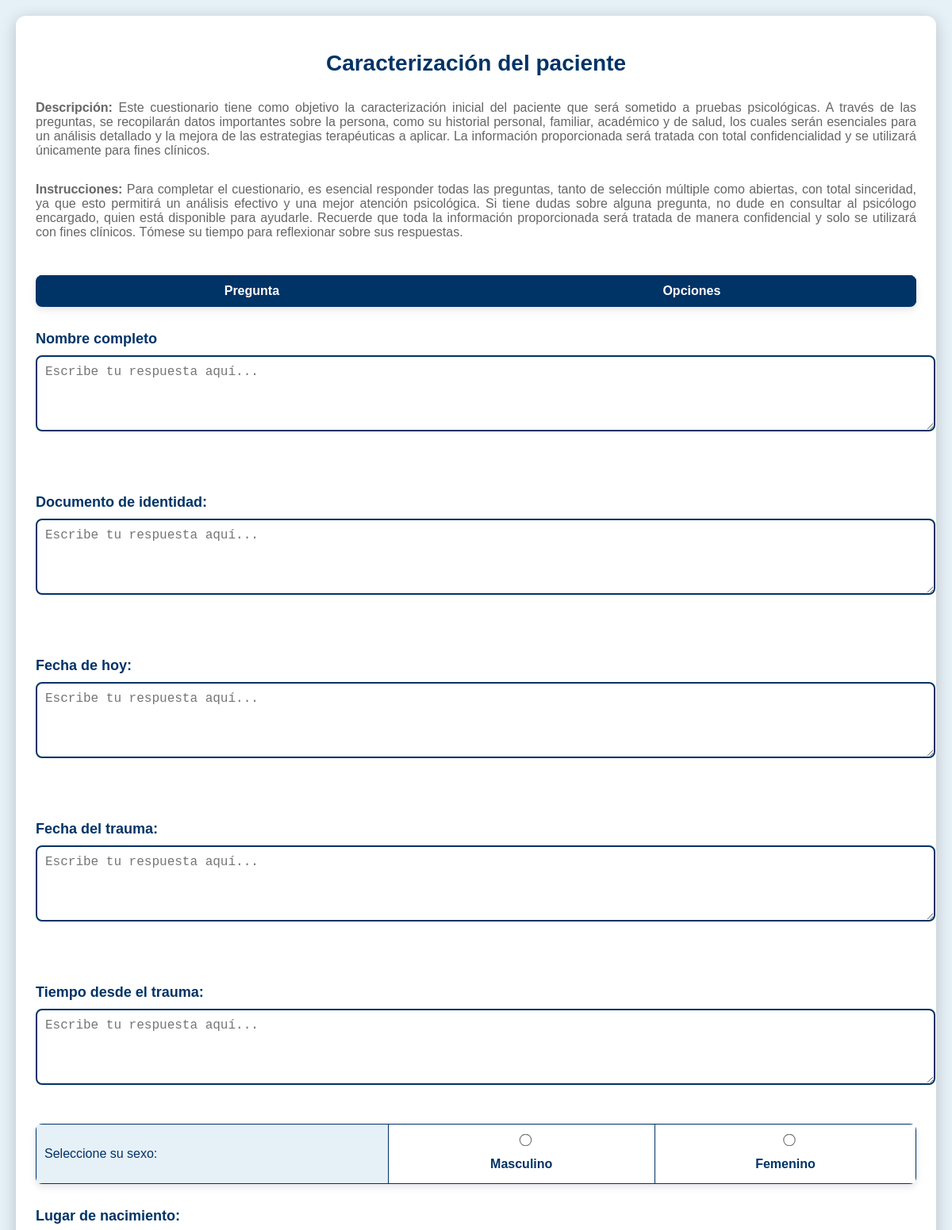
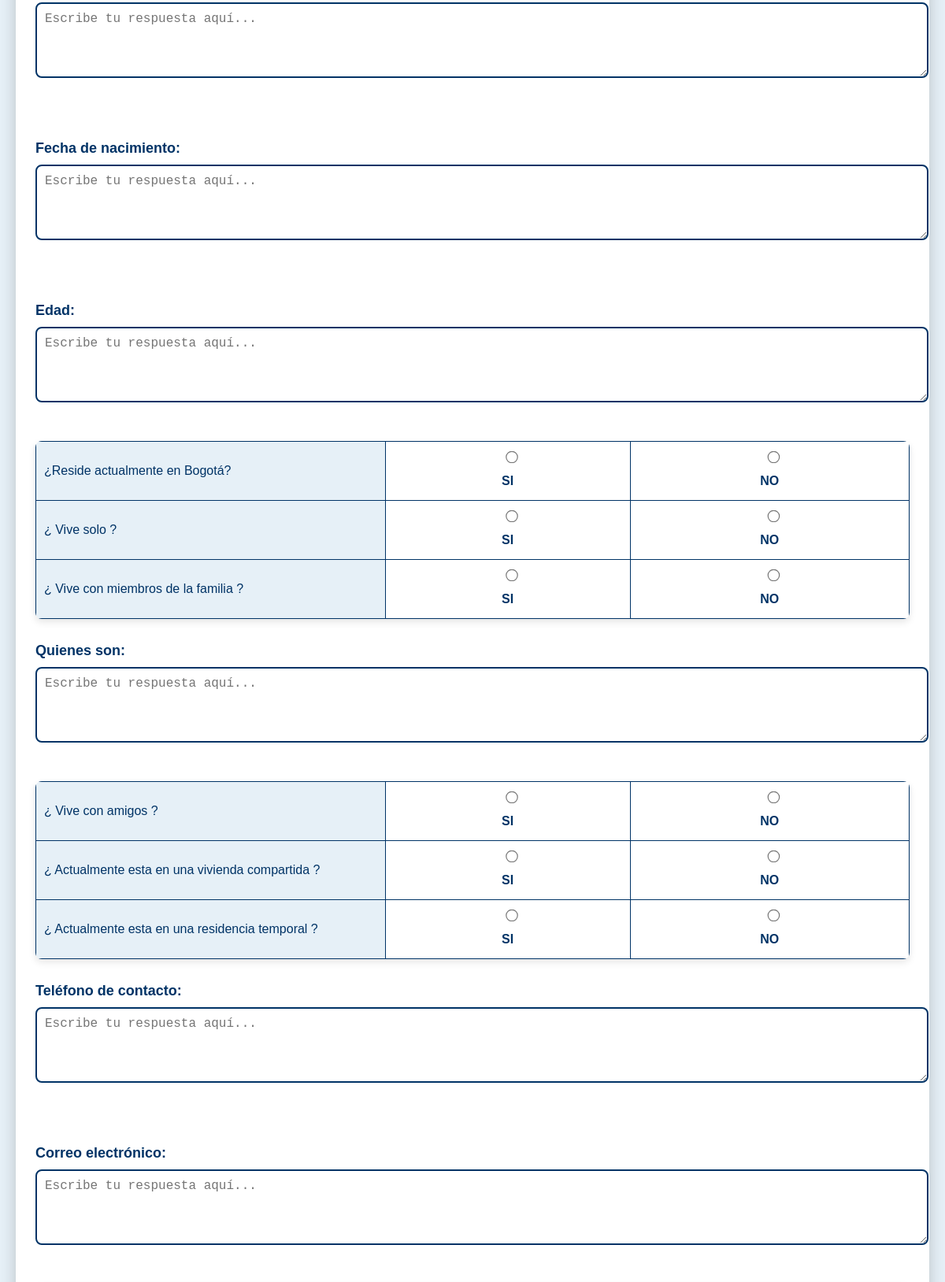
Page /responder.php?id=13 (upper part) on the committed database (2 pictures, top to bottom).
### tables this page shows
CREATE TABLE `cuestionario` (
  `id` int(11) NOT NULL,
  `titulo` varchar(255) NOT NULL,
  `descripcion` text DEFAULT NULL,
  `instrucciones` text DEFAULT NULL
);

CREATE TABLE `preguntascuestionario` (
  `id` int(11) NOT NULL,
  `id_cuestionario` int(11) DEFAULT NULL,
  `id_pregunta` varchar(255) DEFAULT NULL
);

CREATE TABLE `pregunta` (
  `id` varchar(255) NOT NULL,
  `pregunta` varchar(255) NOT NULL,
  `op_pregunta1` varchar(255) DEFAULT NULL,
  `op_pregunta2` varchar(255) DEFAULT NULL,
  `op_pregunta3` varchar(255) DEFAULT NULL,
  `op_pregunta4` varchar(255) DEFAULT NULL,
  `op_pregunta5` varchar(255) DEFAULT NULL,
  `op_pregunta6` varchar(255) DEFAULT NULL,
  `op_pregunta7` varchar(255) DEFAULT NULL,
  `tipo_pregunta` varchar(20) DEFAULT NULL,
  `op_pregunta8` varchar(255) DEFAULT NULL,
  `op_pregunta9` varchar(255) DEFAULT NULL,
  `op_pregunta10` varchar(255) DEFAULT NULL,
  `op_pregunta11` varchar(255) DEFAULT NULL
);

### responder.php (the view, shortened to what this page needs)
<?php
$servername = "localhost";
$username = "root";
$password = "MyCLFDBss8**";
$dbname = "proyectopsicologia";
$conn = new mysqli($servername, $username, $password, $dbname);
$idCuestionario = isset($_GET['id']) ? intval($_GET['id']) : 0;
$sqlCuestionario = "
    SELECT titulo, descripcion, instrucciones
    FROM cuestionario
    WHERE id = $idCuestionario";
$resultCuestionario = $conn->query($sqlCuestionario);
if ($resultCuestionario->num_rows > 0) {
    $cuestionario = $resultCuestionario->fetch_assoc();
} else {
    echo "No se encontró el cuestionario.";
    exit;
}
$sqlPreguntas = "
    SELECT pq.id_pregunta, p.pregunta, p.tipo_pregunta,
           op_pregunta1, op_pregunta2, op_pregunta3,
           op_pregunta4, op_pregunta5, op_pregunta6,
           op_pregunta7, op_pregunta8, op_pregunta9,
           op_pregunta10, op_pregunta11
    FROM preguntascuestionario pq
    JOIN pregunta p ON pq.id_pregunta = p.id
    WHERE pq.id_cuestionario = $idCuestionario";
$resultPreguntas = $conn->query($sqlPreguntas);
?>
<!DOCTYPE html>
<html lang="es">
<head>
    <link rel="stylesheet" href="styles.css">
</head>
<body>
    <div class="container">
        <h1><?php echo $cuestionario['titulo']; ?></h1>
        <p><strong>Descripción:</strong> <?php echo $cuestionario['descripcion']; ?></p>
        <p><strong>Instrucciones:</strong> <?php echo $cuestionario['instrucciones']; ?></p>
        <form action="guardar_respuestas.php" method="POST">
            <?php if ($resultPreguntas->num_rows > 0): ?>
                <table class="likert-table">
                    <thead>
                        <tr>
                            <th>Pregunta</th>
                            <th colspan="11">Opciones</th>
                        </tr>
                    </thead>
                    <tbody>
                        <?php while ($row = $resultPreguntas->fetch_assoc()): ?>
                            <?php if ($row['tipo_pregunta'] === 'abierta'): ?>
                                </tbody>
                                </table>
                                <div class="question-abierta">
                                    <h3><?php echo $row['pregunta']; ?></h3>
                                    <textarea name="respuesta[<?php echo $row['id_pregunta']; ?>]" rows="4" placeholder="Escribe tu respuesta aquí..." required></textarea>
                                </div>
                                <table class="likert-table">
                                <tbody>
                            <?php else: ?>
                                <tr>
                                    <td><?php echo $row['pregunta']; ?></td>
                                    <?php
                                    $opciones = [
                                        $row['op_pregunta1'], $row['op_pregunta2'], $row['op_pregunta3'],
                                        $row['op_pregunta4'], $row['op_pregunta5'], $row['op_pregunta6'],
                                        $row['op_pregunta7'], $row['op_pregunta8'], $row['op_pregunta9'],
                                        $row['op_pregunta10'], $row['op_pregunta11']
                                    ];
                                    foreach ($opciones as $opcion):
                                        if (!empty($opcion)): ?>
                                            <td>
                                                <label>
                                                    <input type="radio" name="respuesta[<?php echo $row['id_pregunta']; ?>]" value="<?php echo htmlspecialchars($opcion); ?>" required>
                                                    <?php echo htmlspecialchars($opcion); ?>
                                                </label>
                                            </td>
                                        <?php endif;
                                    endforeach; ?>
                                </tr>
                            <?php endif; ?>
                        <?php endwhile; ?>
                    </tbody>
                </table>
            <?php else: ?>
                <p class="no-data">No hay preguntas para este cuestionario.</p>
            <?php endif; ?>
        </form>
    </div>
</body>
</html>

### styles.css (style rules this page uses)
body { font-family: 'Poppins', sans-serif; display: flex; justify-content: center; align-items: flex-start; min-height: 100vh; margin: 0; padding: 20px; background-color: #E6F0F7; color: #003366; }
.container { max-width: 1200px; width: 100%; text-align: center; background: #FFFFFF; padding: 25px; border-radius: 12px; box-shadow: 0px 4px 20px rgba(0, 0, 0, 0.2); display: flex; flex-direction: column; align-items: stretch; }
h1, h2, h3 { color: #003366; font-weight: bold; margin-bottom: 15px; }
h1 { font-size: 28px; }
h3 { font-size: 20px; }
p { font-size: 16px; color: #666666; margin-bottom: 15px; text-align: justify; }
label { font-size: 16px; font-weight: bold; color: #003366; display: block; margin-bottom: 5px; }
input, textarea, select { width: 100%; padding: 10px; border: 2px solid #003366; border-radius: 8px; font-size: 16px; margin-bottom: 15px; background-color: #FFFFFF; color: #003366; }
.likert-table { width: 100%; border-collapse: collapse; margin: 30px 0; background-color: #FFFFFF; font-family: 'Poppins', sans-serif; box-shadow: 0px 4px 10px rgba(0, 0, 0, 0.1); border-radius: 8px; overflow: hidden; }
.likert-table th, .likert-table td { border: 1px solid #003366; padding: 10px; text-align: center; vertical-align: middle; color: #003366; }
.likert-table th { background-color: #003366; color: #FFFFFF; }
.likert-table td:first-child { text-align: left; width: 40%; font-weight: 500; background-color: #E6F0F7; }
.likert-table input[type="radio"] { transform: scale(1.2); margin-right: 5px; }
.question-abierta { margin: 20px 0; text-align: left; }
.question-abierta h3 { font-size: 18px; margin-bottom: 10px; color: #003366; }
.question-abierta textarea { width: 100%; padding: 10px; font-size: 16px; border: 2px solid #003366; border-radius: 8px; resize: vertical; }

### rows in the picture
cuestionario: titulo "Caracterización del paciente", descripcion "Este cuestionario tiene como objetivo la caracterización inicial del paciente que será sometido a pruebas psicológicas. A través de las preguntas, se recopilarán datos importantes sobre la persona, como su historial personal, familiar, académico y de salud, los cuales serán esenciales para un análisis detallado y la mejora de las estrategias terapéuticas a aplicar. La información proporcionada será tratada con total confidencialidad y se utilizará únicamente para fines clínicos.", instrucciones "Para completar el cuestionario, es esencial responder todas las preguntas, tanto de selección múltiple como abiertas, con total sinceridad, ya que esto permitirá un análisis efectivo y una mejor atención psicológica. Si tiene dudas sobre alguna pregunta, no dude en consultar al psicólogo encargado, quien está disponible para ayudarle. Recuerde que toda la información proporcionada será tratada de manera confidencial y solo se utilizará con fines clínicos. Tómese su tiempo para reflexionar sobre sus respuestas."
preguntascuestionario: id_pregunta.pregunta "Nombre completo", id_pregunta "Escribe tu respuesta aquí..."
preguntascuestionario: id_pregunta.pregunta "Documento de identidad:", id_pregunta "Escribe tu respuesta aquí..."
preguntascuestionario: id_pregunta.pregunta "Fecha de hoy:", id_pregunta "Escribe tu respuesta aquí..."
preguntascuestionario: id_pregunta.pregunta "Fecha del trauma:", id_pregunta "Escribe tu respuesta aquí..."
preguntascuestionario: id_pregunta.pregunta "Tiempo desde el trauma:", id_pregunta "Escribe tu respuesta aquí..."
preguntascuestionario: id_pregunta.pregunta "Seleccione su sexo:", id_pregunta.op_pregunta1 "Masculino", id_pregunta.op_pregunta2 "Femenino"
preguntascuestionario: id_pregunta.pregunta "Lugar de nacimiento:", id_pregunta "Escribe tu respuesta aquí..."
preguntascuestionario: id_pregunta.pregunta "Fecha de nacimiento:", id_pregunta "Escribe tu respuesta aquí..."
preguntascuestionario: id_pregunta.pregunta "Edad:", id_pregunta "Escribe tu respuesta aquí..."
preguntascuestionario: id_pregunta.pregunta "¿Reside actualmente en Bogotá?", opcion "SI", opcion "NO"
preguntascuestionario: id_pregunta.pregunta "¿ Vive solo ?", opcion "SI", opcion "NO"
preguntascuestionario: id_pregunta.pregunta "¿ Vive con miembros de la familia ?", opcion "SI", opcion "NO"
preguntascuestionario: id_pregunta.pregunta "Quienes son:", id_pregunta "Escribe tu respuesta aquí..."
preguntascuestionario: id_pregunta.pregunta "¿ Vive con amigos ?", opcion "SI", opcion "NO"
preguntascuestionario: id_pregunta.pregunta "¿ Actualmente esta en una vivienda compartida ?", opcion "SI", opcion "NO"
preguntascuestionario: id_pregunta.pregunta "¿ Actualmente esta en una residencia temporal ?", opcion "SI", opcion "NO"
preguntascuestionario: id_pregunta.pregunta "Teléfono de contacto:", id_pregunta "Escribe tu respuesta aquí..."
preguntascuestionario: id_pregunta.pregunta "Correo electrónico:", id_pregunta "Escribe tu respuesta aquí..."
